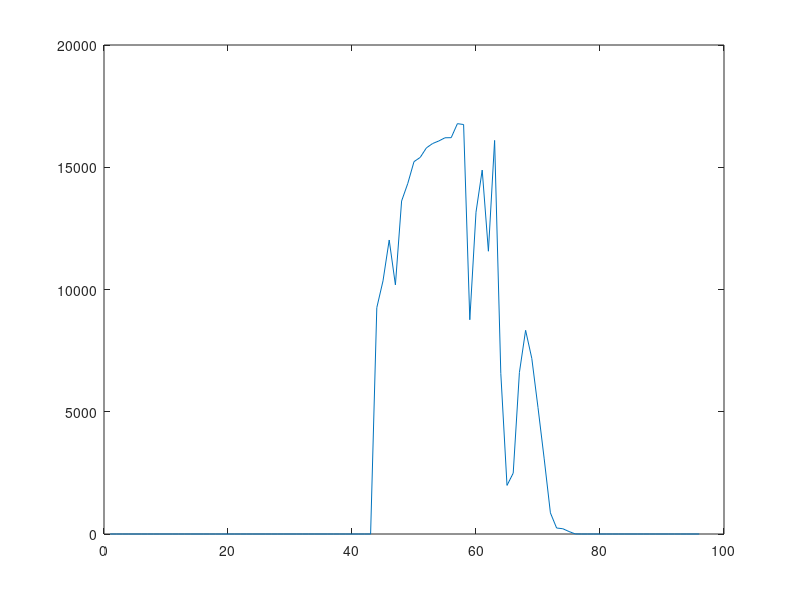
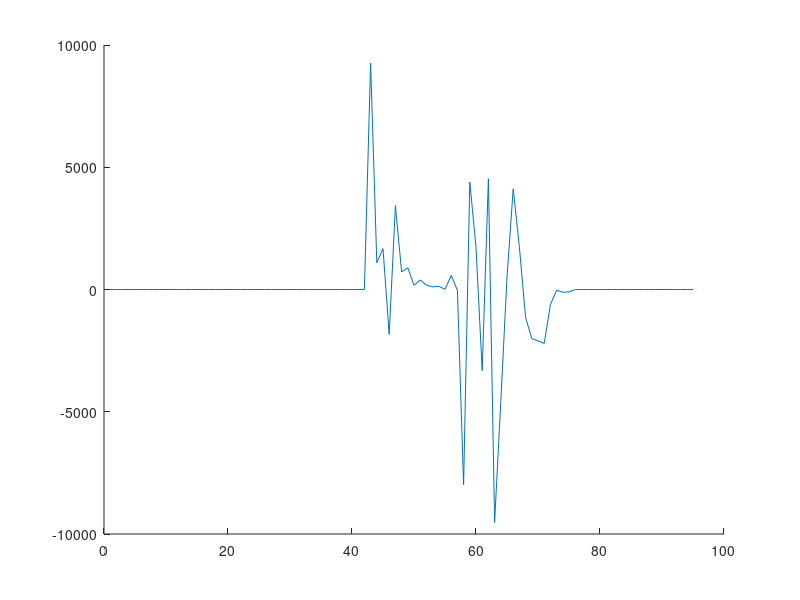

Source code (MATLAB) for these figures, in order: (Note: this script raises an error after producing the figures.)
%% Differencing Tests : The implementation in the GUI as well as the simplified logic is the same

% We can create our own differencing function

%% Loading Data

load('Data_Test.mat')

%% Plotting Undifferenced Data

Data=FullData(1:96,5);

figure(1)
plot(Data);

%% Manual 1st Difference

Manual_FirstDiff=(Data(2:end)-Data(1:end-1));

figure(2)
hold on;

plot(Manual_FirstDiff);

%% LagOperator 1st Difference

D1 = LagOp({1,-1},'Lags',[0,1]);

LagOperator_FirstDiff = filter(D1,Data);

plot(LagOperator_FirstDiff);

%% Manual 2nd Difference

Manual_SecondDiff=(Manual_FirstDiff(2:end)-Manual_FirstDiff(1:end-1));

figure(3)
hold on;

plot(Manual_SecondDiff);

%% LagOperator 2nd Difference [As in ARIMA GUI]

D1 = LagOp({1,-1},'Lags',[0,1]);

D1=D1*D1;

LagOperator_SecondDiff = filter(D1,Data);

plot(LagOperator_SecondDiff);

